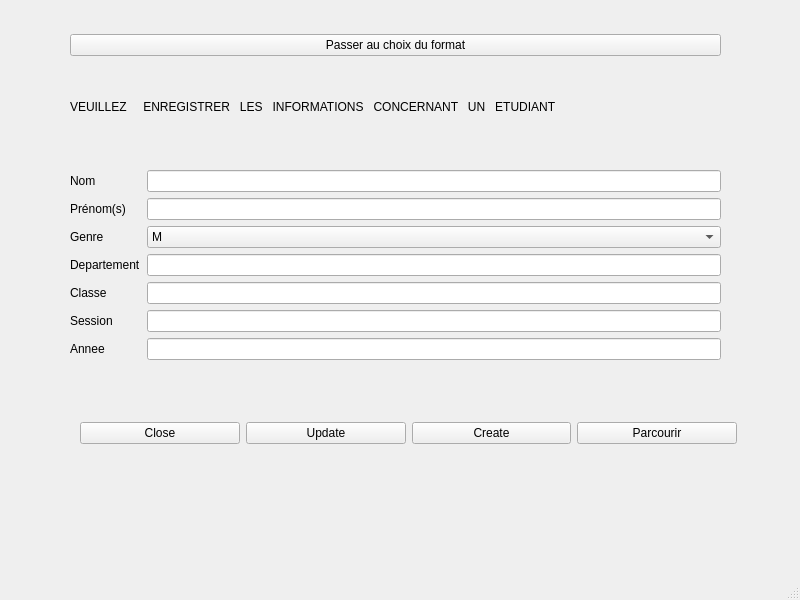
<?xml version="1.0" encoding="UTF-8"?>
<ui version="4.0">
 <class>MainWindow</class>
 <widget class="QMainWindow" name="MainWindow">
  <property name="geometry">
   <rect>
    <x>0</x>
    <y>0</y>
    <width>800</width>
    <height>600</height>
   </rect>
  </property>
  <property name="windowTitle">
   <string>MainWindow</string>
  </property>
  <widget class="QWidget" name="centralwidget">
   <widget class="QWidget" name="formLayoutWidget">
    <property name="geometry">
     <rect>
      <x>70</x>
      <y>170</y>
      <width>651</width>
      <height>211</height>
     </rect>
    </property>
    <layout class="QFormLayout" name="formLayout">
     <item row="0" column="0">
      <widget class="QLabel" name="label">
       <property name="text">
        <string>Nom</string>
       </property>
      </widget>
     </item>
     <item row="0" column="1">
      <widget class="QLineEdit" name="lineEditLastName"/>
     </item>
     <item row="1" column="0">
      <widget class="QLabel" name="label_2">
       <property name="text">
        <string>Prénom(s)</string>
       </property>
      </widget>
     </item>
     <item row="1" column="1">
      <widget class="QLineEdit" name="lineEditFirstName"/>
     </item>
     <item row="2" column="0">
      <widget class="QLabel" name="label_3">
       <property name="text">
        <string>Genre</string>
       </property>
      </widget>
     </item>
     <item row="2" column="1">
      <widget class="QComboBox" name="comboBoxSexe">
       <item>
        <property name="text">
         <string>M</string>
        </property>
       </item>
       <item>
        <property name="text">
         <string>F</string>
        </property>
       </item>
      </widget>
     </item>
     <item row="3" column="1">
      <widget class="QLineEdit" name="lineEditDepartement"/>
     </item>
     <item row="4" column="0">
      <widget class="QLabel" name="label_6">
       <property name="text">
        <string>Classe</string>
       </property>
      </widget>
     </item>
     <item row="4" column="1">
      <widget class="QLineEdit" name="lineEditClasse"/>
     </item>
     <item row="5" column="0">
      <widget class="QLabel" name="label_7">
       <property name="text">
        <string>Session</string>
       </property>
      </widget>
     </item>
     <item row="5" column="1">
      <widget class="QLineEdit" name="lineEditSession"/>
     </item>
     <item row="3" column="0">
      <widget class="QLabel" name="label_5">
       <property name="text">
        <string>Departement</string>
       </property>
      </widget>
     </item>
     <item row="6" column="0">
      <widget class="QLabel" name="label_8">
       <property name="text">
        <string>Annee</string>
       </property>
      </widget>
     </item>
     <item row="6" column="1">
      <widget class="QLineEdit" name="lineEditDate"/>
     </item>
    </layout>
   </widget>
   <widget class="QWidget" name="gridLayoutWidget">
    <property name="geometry">
     <rect>
      <x>80</x>
      <y>420</y>
      <width>657</width>
      <height>26</height>
     </rect>
    </property>
    <layout class="QGridLayout" name="gridLayout">
     <item row="0" column="2">
      <widget class="QPushButton" name="pushButtonCreate">
       <property name="text">
        <string>Create</string>
       </property>
      </widget>
     </item>
     <item row="0" column="0">
      <widget class="QPushButton" name="pushButtonClose_2">
       <property name="text">
        <string>Close</string>
       </property>
      </widget>
     </item>
     <item row="0" column="1">
      <widget class="QPushButton" name="pushButtonUpdate">
       <property name="text">
        <string>Update</string>
       </property>
      </widget>
     </item>
     <item row="0" column="3">
      <widget class="QPushButton" name="pushButtonParcourir">
       <property name="text">
        <string>Parcourir</string>
       </property>
      </widget>
     </item>
    </layout>
   </widget>
   <widget class="QWidget" name="gridLayoutWidget_2">
    <property name="geometry">
     <rect>
      <x>70</x>
      <y>30</y>
      <width>651</width>
      <height>31</height>
     </rect>
    </property>
    <layout class="QGridLayout" name="gridLayout_2">
     <item row="0" column="0">
      <widget class="QPushButton" name="pushButtonFormat">
       <property name="text">
        <string>Passer au choix du format</string>
       </property>
      </widget>
     </item>
    </layout>
   </widget>
   <widget class="QWidget" name="formLayoutWidget_2">
    <property name="geometry">
     <rect>
      <x>70</x>
      <y>100</y>
      <width>651</width>
      <height>44</height>
     </rect>
    </property>
    <layout class="QFormLayout" name="formLayout_2">
     <item row="0" column="0">
      <widget class="QLabel" name="label_4">
       <property name="text">
        <string>VEUILLEZ     ENREGISTRER   LES   INFORMATIONS   CONCERNANT   UN   ETUDIANT   </string>
       </property>
      </widget>
     </item>
    </layout>
   </widget>
  </widget>
  <widget class="QMenuBar" name="menubar">
   <property name="geometry">
    <rect>
     <x>0</x>
     <y>0</y>
     <width>800</width>
     <height>22</height>
    </rect>
   </property>
  </widget>
  <widget class="QStatusBar" name="statusbar"/>
 </widget>
 <resources/>
 <connections/>
</ui>
